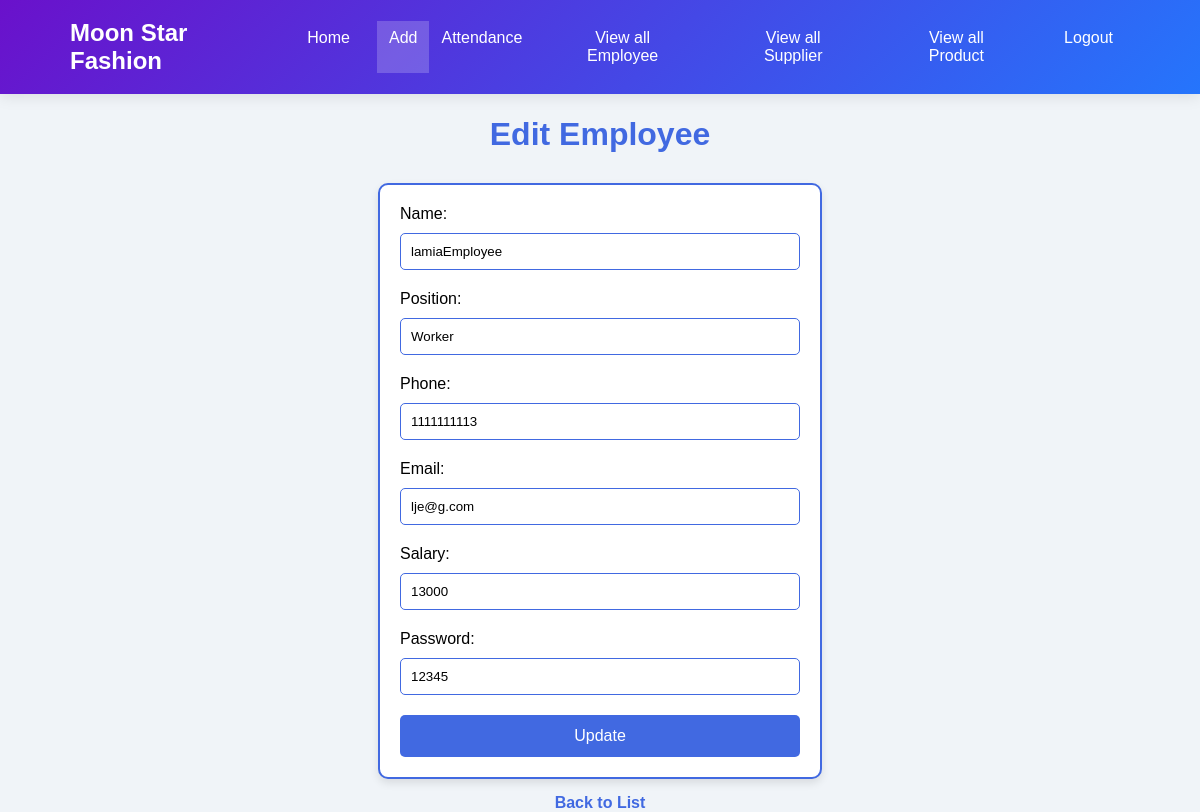
Page /employees/edit/1/ (signed in) on the committed database.
### fms/models.py (models this page shows)
class Employee(models.Model):
    sl=models.AutoField(primary_key=True,auto_created=True)
    name=models.CharField(max_length=20)
    email=models.EmailField(max_length=20)
    position = models.CharField(max_length=10, default='Worker')
    phone=models.IntegerField()
    salary = models.IntegerField(default=10000)
    password = models.CharField(max_length=128, null=True, blank=True)
    bonus_percentage = models.DecimalField(max_digits=5, decimal_places=2, default=0)

### fms/views.py (the view)
# urls.py: path('employees/edit/<int:sl>/', views.employee_edit, name='employee_edit'),
def employee_edit(request, sl):
    return edit_item(request, Employee, sl, ['name','position','phone','email','salary','password'], 'employee_edit.html', 'employee_list')

### fms/views.py (called while the page is built)
@login_required(login_url='admin_login')
def edit_item(request, model, sl, fields, template, redirect_url):
    if request.user.is_authenticated and request.user.is_staff:
        item = get_object_or_404(model, sl=sl)
        if request.method == "POST":
            for field in fields:
                setattr(item, field, request.POST[field])
            item.save()
            return redirect('admin_redirect')
    return render(request, template, {model.__name__.lower(): item})

### fms/templates/employee_edit.html (shortened to what this page needs)
<!DOCTYPE html>
<html lang="en">
<head>
</head>
<body>
      <nav class="navbar">
        <div class="logo">
            <span>Moon Star Fashion</span>
        </div>
        <div class="nav-links">
            <a href="{% url 'employee_list' %}" class="nav-link">Home</a>
            <div class="dropdown active">
                <button class="dropbtn">Add </button>
            </div>
                    <div class="dropdown">
                <button class="dropbtn">Attendance </button>
            </div>
            <a href="{% url 'employee_list' %}#emp" class="nav-link">View all Employee</a>
            <a href="{% url 'employee_list' %}#sup" class="nav-link">View all Supplier</a>
            <a href="{% url 'employee_list' %}#pro" class="nav-link">View all Product</a>
            <a href="{% url 'admin_logout' %}" class="nav-link">Logout</a>
        </div>
      </nav>
  <h1>Edit Employee</h1>
  <form method="POST">
    Name: <input type="text" name="name" value="{{ employee.name }}" required><br>
    Position: <input type="text" name="position" value="{{ employee.position }}" required><br>
    Phone: <input type="number" name="phone" value="{{ employee.phone }}" required><br>
    Email: <input type="email" name="email" value="{{ employee.email }}" required><br>
    Salary: <input type="number" name="salary" value="{{ employee.salary }}" required><br>
    Password: <input type="text" name="password" value="{{ employee.password }}" required><br>
    <button type="submit">Update</button>
  </form>
  <a href="{% url 'employee_list' %}">Back to List</a>
</body>
</html>

### fms/templates/employee_edit.html (style rules this page uses)
body { font-family: Arial, sans-serif; background-color: #f0f4f8; margin: 0px; }
h1 { color: #4169e1; text-align: center; margin-bottom: 30px; }
form { max-width: 400px; margin: 0 auto; padding: 20px; background-color: #ffffff; border: 2px solid #4169e1; border-radius: 10px; box-shadow: 0 4px 8px rgba(0,0,0,0.1); }
input[type="text"], input[type="number"], input[type="email"] { width: 100%; padding: 10px; margin: 10px 0 20px 0; border: 1px solid #4169e1; border-radius: 5px; box-sizing: border-box; }
button { background-color: #4169e1; color: white; padding: 12px 20px; border: none; border-radius: 5px; cursor: pointer; width: 100%; font-size: 16px; }
a { display: block; text-align: center; margin-top: 15px; text-decoration: none; color: #4169e1; font-weight: bold; }
.navbar { display: flex; justify-content: space-between; align-items: center; padding: 1.2rem 5%; background: linear-gradient(135deg, #6a11cb 0%, #2575fc 100%); color: white; box-shadow: 0 2px 15px rgba(0, 0, 0, 0.1); position: sticky; top: 0; z-index: 100; }
.nav-links { display: flex; }
.nav-link { color: white; text-decoration: none; margin: 0 15px; font-weight: 500; transition: all 0.3s ease; padding: 8px 12px; border-radius: 4px; }
.nav-link:hover, .dropdown.active { background-color: rgba(255, 255, 255, 0.2); }
.logo { display: flex; align-items: center; font-size: 1.5rem; font-weight: 700; }
.dropdown { position: relative; }
.dropbtn { background: none; border: none; color: white; font-weight: 500; font-size: 1rem; padding: 8px 12px; border-radius: 4px; cursor: pointer; }

### rows in the picture
Employee: name "lamiaEmployee", position "Worker", phone "1111111113", email "lje@g.com", salary "13000", password "12345"
